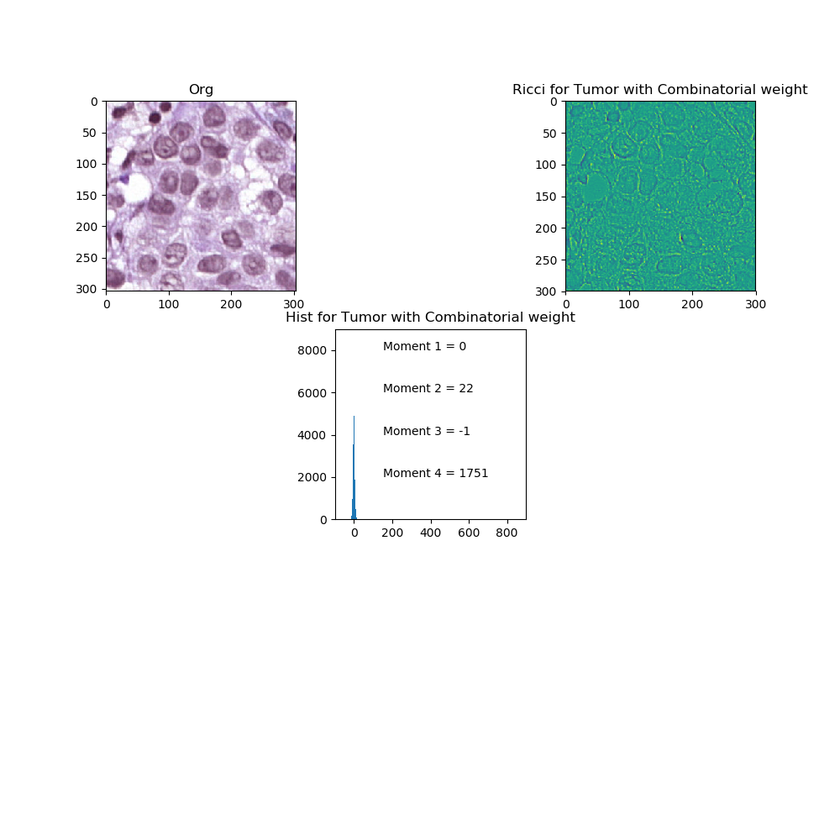
#> input picture Tumor_img_with_Combinatorial_weight.png, 840 x 840 px, shrunk from 1000 x 1000 before the run, given in place of n_b4_223_362_.png, which was not available
$ jupyter execute Untitled.ipynb   (older library calls are emulated)
#> lines starting #> are read from the running program, lines starting #| are printed output that depends on the picture; pictures that were not available may be replaced by others from this repository, and a replacement may not be noted
#> further down, img_n is the input picture: shape (840, 840, 3); mean B, G, R 243.5, 243.1, 238.3
### Ricci.py
from sklearn import preprocessing
import matplotlib.pyplot as plt
import numpy as np
import cv2

# [6 lines left out: function img_double, not called in this run]

def Ricci_img_g(Img, k_size):

#> called with k_size = 1
    assert(k_size == 1 or k_size == 3 or k_size == 5); # Check error for Sobel kernel
    width, height, c = Img.shape # Main sizes for image
#> width = 840; height = 840; c = 3

    # Check image chanel
    if c > 1:
        Img = 0.2126 * Img[:,:,0] + 0.7152 * Img[:,:,1] + 0.0722 * Img[:,:,2] # If image chenel is not gray scale then will change
    else:
        Img = Img # Save if every things norm

    # Calculate Beta
    BetaX = width/ 255.0
#> BetaX = 3.29
    BetaY = height/ 255.0
#> BetaY = 3.29

    Io = Img[2:Img.shape[0] - 2, 2:Img.shape[1] - 2]
    Iu = Img[1:Img.shape[0] - 3, 2:Img.shape[1] - 2]
    Il = Img[2:Img.shape[0] - 2, 1:Img.shape[1] - 3]
    Ir = Img[2:Img.shape[0] - 2, 3:Img.shape[1] - 1]
    Ip = Img[2:Img.shape[0] - 2, 4:Img.shape[1]]
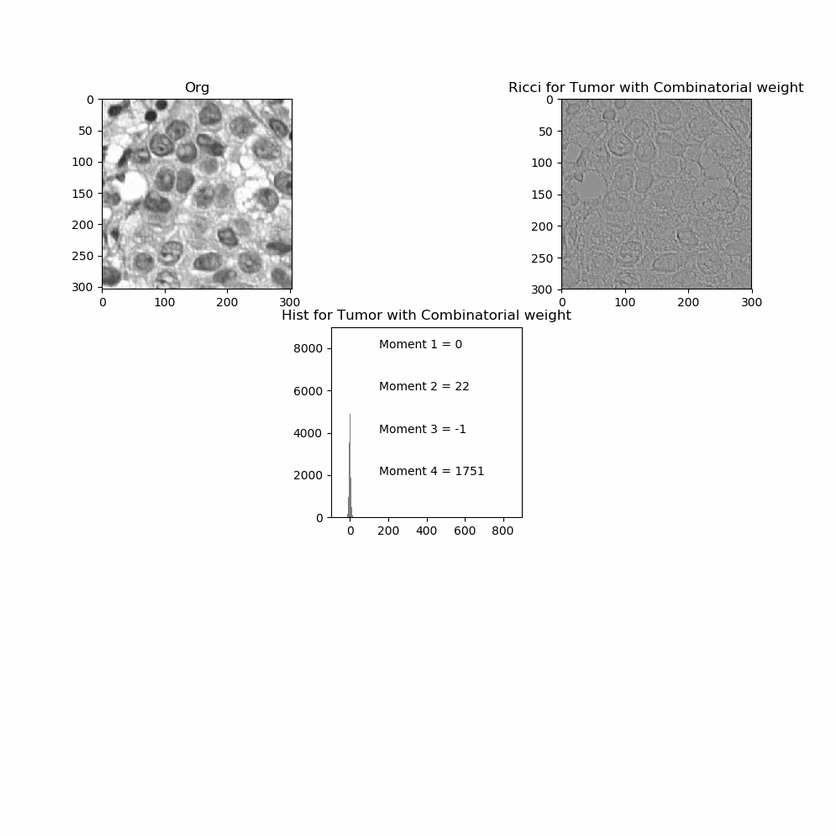
#> Ip: shape (836, 836) float64; min 0, max 255, mean 242.7
    Id = Img[3:Img.shape[0] - 1, 2:Img.shape[1] - 2]
    Ik = Img[4:Img.shape[0], 2:Img.shape[1] - 2]
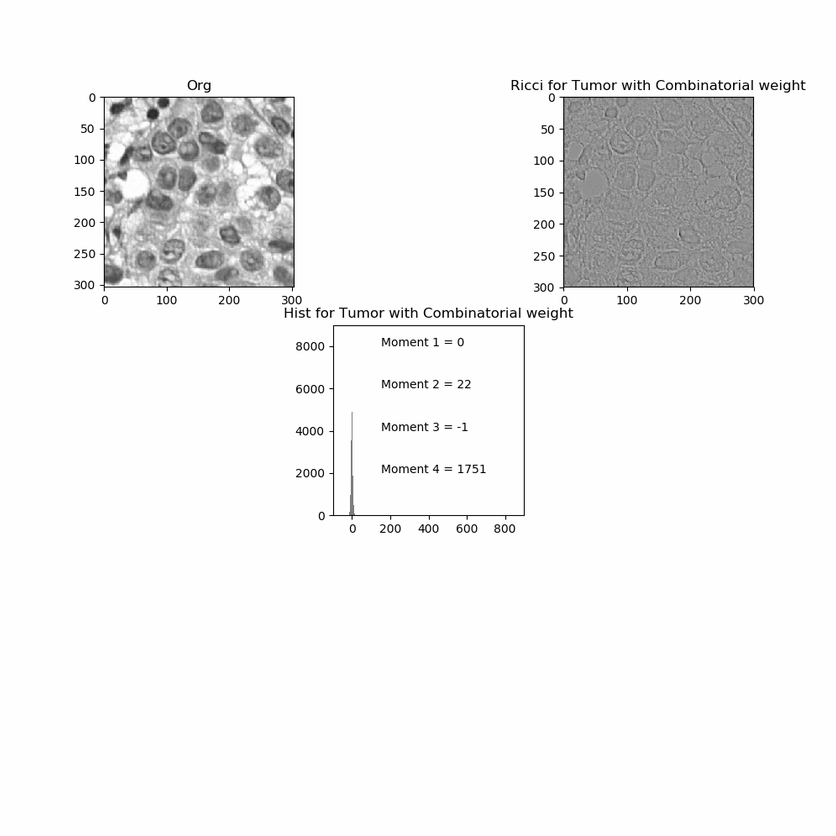
#> Ik: shape (836, 836) float64; min 0, max 255, mean 242.7

    dX = cv2.Sobel(Id, cv2.CV_64F, 1,0, k_size)
    dY = cv2.Sobel(Ir, cv2.CV_64F, 0,1, k_size)
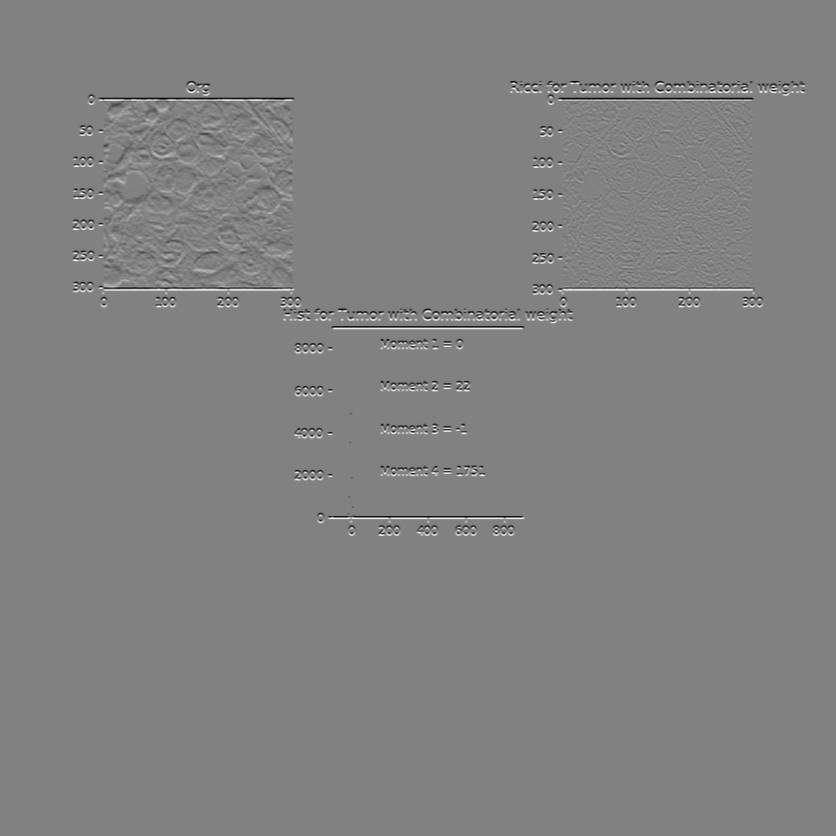
#> dY: shape (836, 836) float64; min -987.7, max 954, mean 0; drawn with min black and max white
    dX1 = cv2.Sobel(Ik, cv2.CV_64F, 1,0, k_size)
    dY1 = cv2.Sobel(Ip, cv2.CV_64F, 0,1, k_size)
    dX2 = cv2.Sobel(Iu, cv2.CV_64F, 1,0, k_size)
    dY2 = cv2.Sobel(Il, cv2.CV_64F, 0,1, k_size)

    WeX = np.sqrt(BetaX + np.multiply(dX, dX))
    WeY = np.sqrt(BetaY + np.multiply(dY, dY))
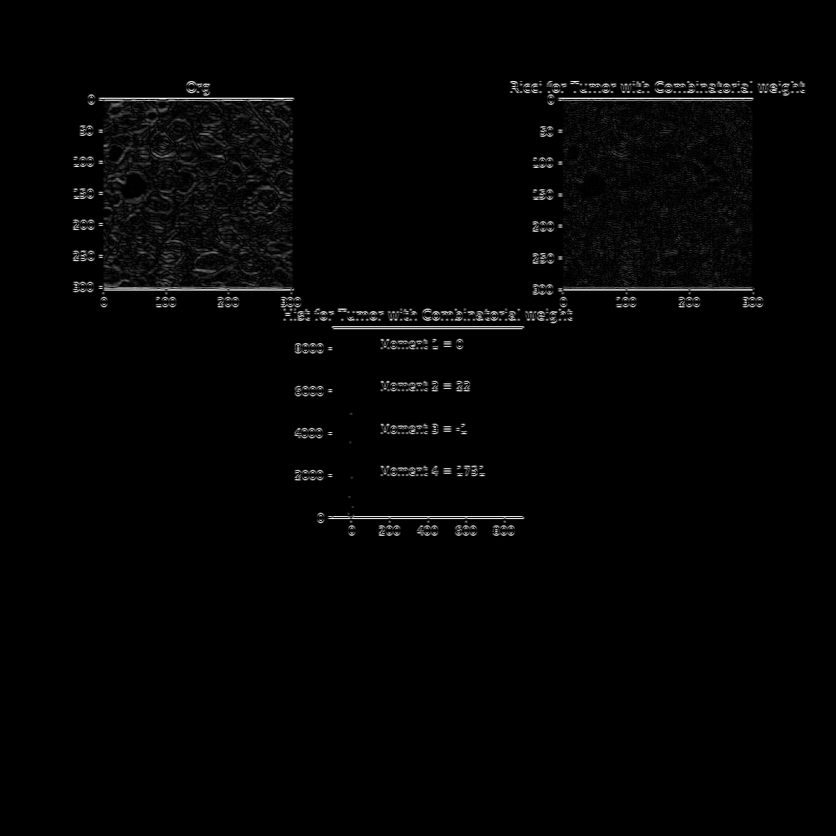
#> WeY: shape (836, 836) float64; min 1.81, max 987.7, mean 16.3; drawn with min black and max white
    WeX1 = np.sqrt(BetaX + np.multiply(dX1, dX1))
    WeY1 = np.sqrt(BetaY + np.multiply(dY1, dY1))
    WeX2 = np.sqrt(BetaX + np.multiply(dX2, dX2))
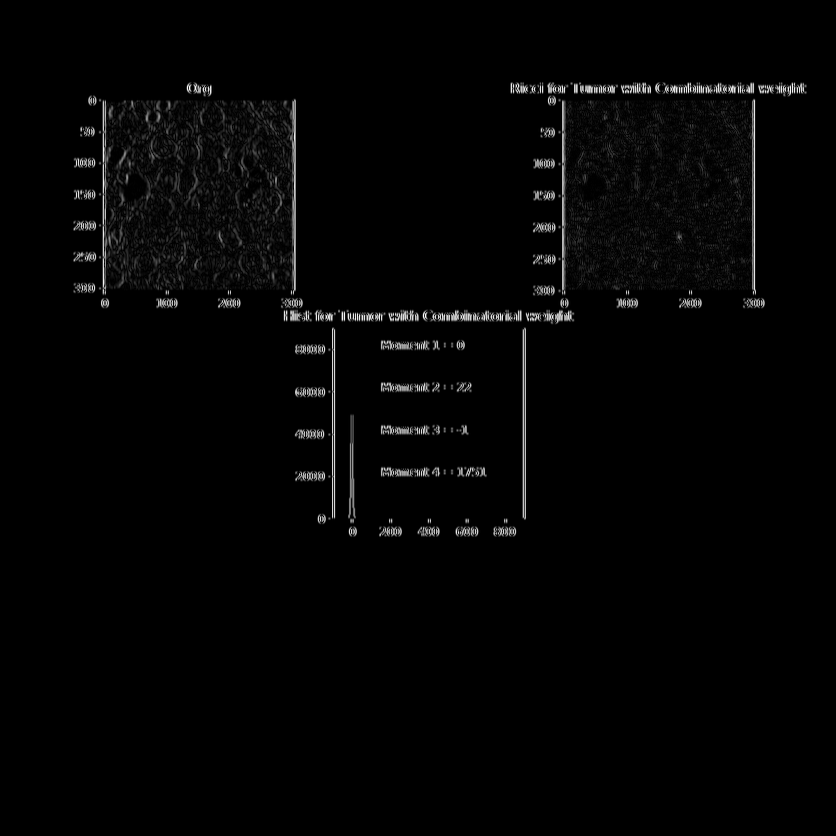
#> WeX2: shape (836, 836) float64; min 1.81, max 1018, mean 18.9; drawn with min black and max white
    WeY2 = np.sqrt(BetaY + np.multiply(dY2, dY2))

    wc1 = Io
    wc5 = Iu
    wc3 = Il
    wc4 = Ir
    wc2 = Id

    Rx = np.multiply(WeX,((WeX/wc1) +(WeX/wc2)-((np.sqrt(np.multiply(WeX, WeX1))/wc1) + (np.sqrt(np.multiply(WeX, WeX2))/wc2))))
    Ry = np.multiply(WeX,((WeY/wc1) +(WeY/wc4)-((np.sqrt(np.multiply(WeY, WeY1))/wc1) + (np.sqrt(np.multiply(WeY, WeY2))/wc4))))
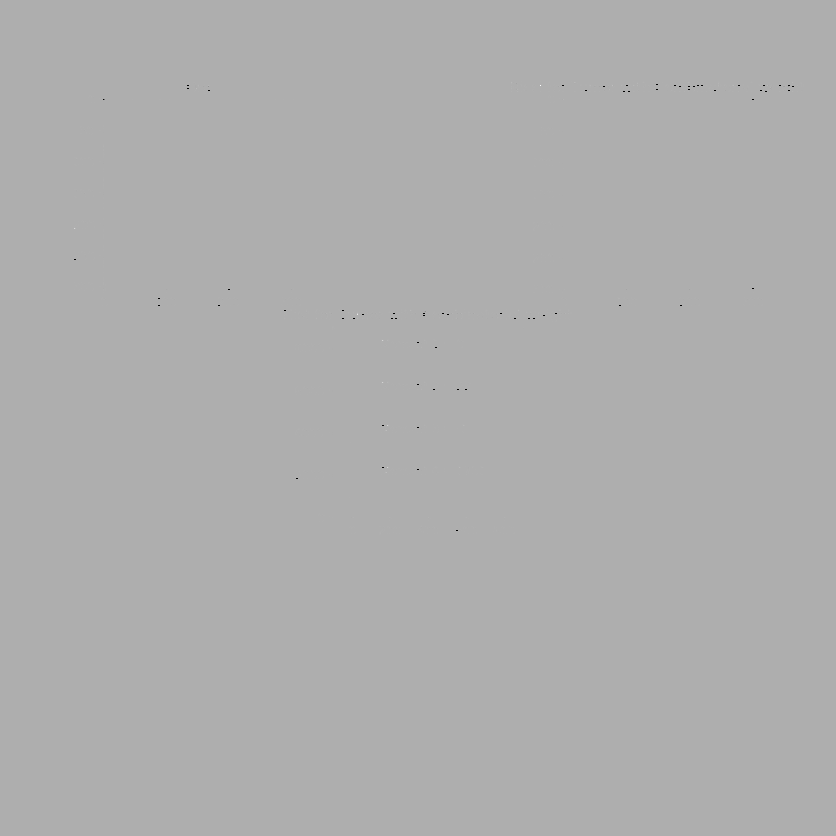
#> Ry: shape (836, 836) float64; 0.02% of the values are NaN or infinite; the others: min -456921.1, max 209755.9, mean 4.2; drawn with min black, max white, NaN and infinite black

    R = Rx + Ry

    D1x=(WeX/wc1) -(WeX/wc2)
    D1y=(WeX/wc1) - (WeY/wc4);
    D1 = D1x + D1y

    D2x = WeX/np.sqrt(wc1*wc2)
    D2y = WeY/np.sqrt(wc1*wc4)
    D2 = D2x + D2y;

    F2 = (WeX1/wc1) + (WeX2/wc1) + (WeY1/wc1) + (WeY2/wc1) - (WeX1/np.sqrt(wc1*wc2) + WeX2/np.sqrt(wc1*wc5) + WeY1/np.sqrt(wc1*wc4) + WeY2/np.sqrt(wc1*wc3))

    Ricci = R


    return Ricci

# [91 lines left out: functions Ricci_img_c, WeightingMethods, not called in this run]

### Untitled.ipynb
[cell 1]
import os
import cv2
import numpy as np
import argparse
import csv
import shutil
import sys
sys.path.append("..")
from Ricci import *
import matplotlib
from PIL import Image
import matplotlib.pyplot as plt

###########_ Normal img with Geometry weight #####################

DER  = '/home/alexander/Desktop/med/train/dataset/train/'


img_n = cv2.imread(str(DER +'n_b4_223_362_.png'))

R_ng = Ricci_img_g(img_n, k_size = 1)

width_ng, height_ng = R_ng.shape
#> width_ng = 836; height_ng = 836
R_new_ng = np.reshape(R_ng,(width_ng,height_ng))

plt.figure(figsize=(20,10))
plt.subplot(2,2,1),plt.title('Org'),plt.imshow(img_n)
plt.subplot(2,2,2),plt.title('Ricci for Normal with Geometry weight '),plt.imshow(R_ng)
plt.subplot(2,2,3),plt.title('Hist for Normal with Geometry weight'),plt.hist(R_new_ng, 200)
plt.show()

###########_ Tumor img with Geometry weight #####################

img_t = cv2.imread(str(DER +'t_b4_251_215_.png'))

R_tg = Ricci_img_g(img_t, k_size = 1)

width_tg, height_tg = R_tg.shape
R_new_tg = np.reshape(R_tg,(width_tg,height_tg))

plt.figure(figsize=(20,10))
plt.subplot(2,2,1),plt.title('Org'),plt.imshow(img_t)
plt.subplot(2,2,2),plt.title('Ricci for Tumor with Geometry weight'),plt.imshow(R_tg)
plt.subplot(2,2,3),plt.title('Hist for Tormal with Geometry weight'),plt.hist(R_new_tg)
plt.show()

###########_ Normal img with Combinatorial weight #####################

R_nc = Ricci_img_c(img_n)

width_nc, height_nc = R_nc.shape
R_new_nc = np.reshape(R_nc,(width_nc,height_nc))

plt.figure(figsize=(20,10))
plt.subplot(2,2,1),plt.title('Org'),plt.imshow(img_n)
plt.subplot(2,2,2),plt.title('Ricci for Normal with Combinatorial weight'),plt.imshow(R_nc)
plt.subplot(2,2,3),plt.title('Hist for Normal with Combinatorial weight'),plt.hist(R_new_nc)
plt.show()

###########_ Tumor img with Combinatorial weight #####################

R_tc = Ricci_img_c(img_t)

width_tc, height_tc = R_tc.shape
R_new_tc = np.reshape(R_tc,(width_tc,height_tc))

plt.figure(figsize=(20,10))
plt.subplot(2,2,1),plt.title('Org'),plt.imshow(img_t)
plt.subplot(2,2,2),plt.title('Ricci for Tumor with Combinatorial weight'),plt.imshow(R_tc)
plt.subplot(2,2,3),plt.title('Hist for Tumor with Combinatorial weight'),plt.hist(R_new_tc)
plt.show()
